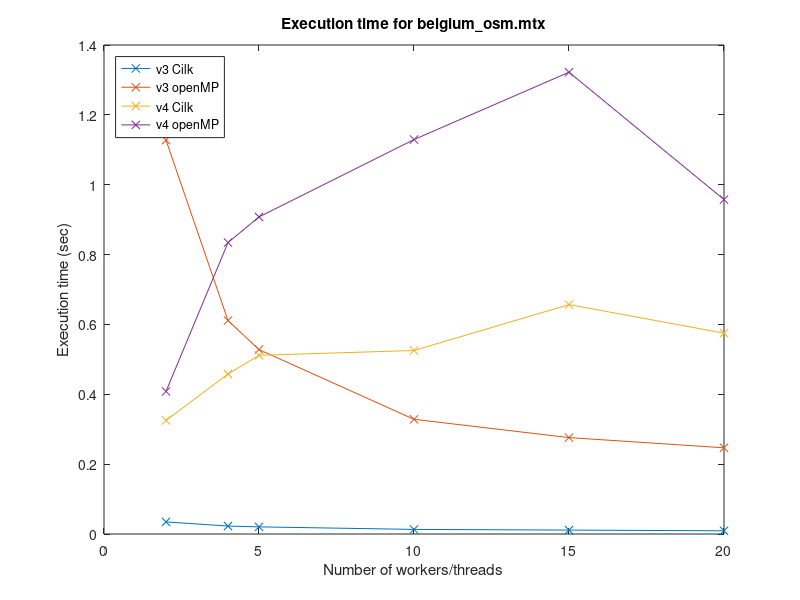
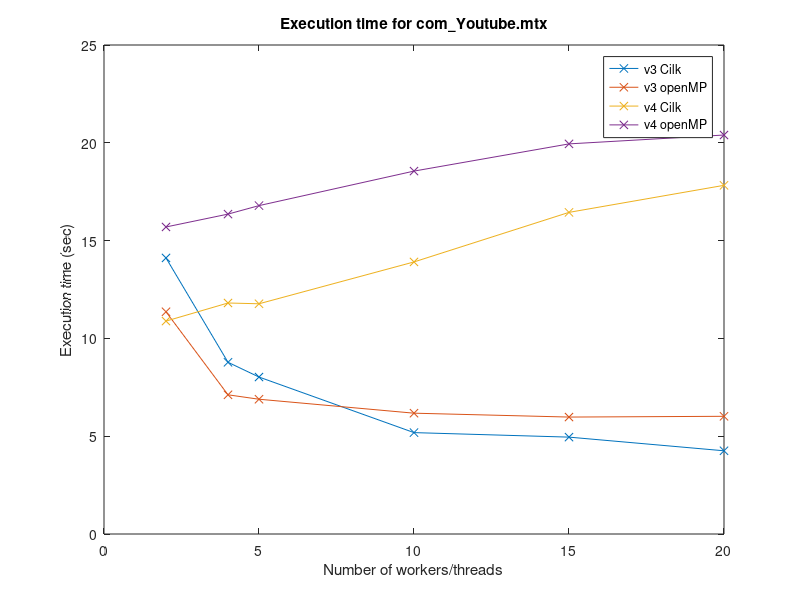
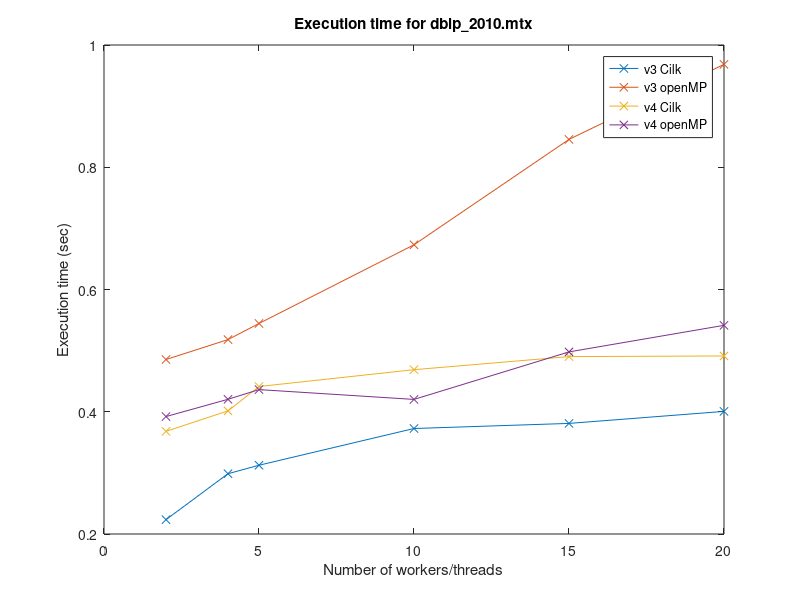
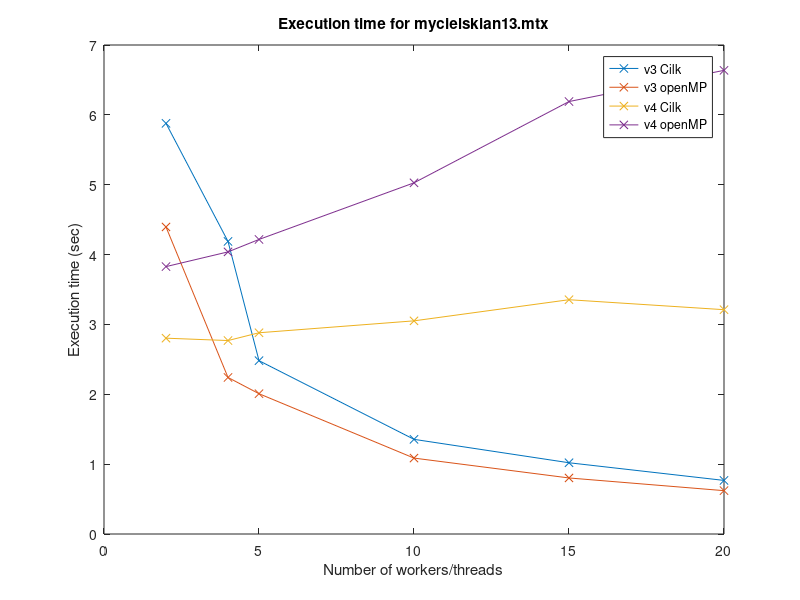

Write the MATLAB code that produced these figures, in order.
belgium_osm(1,:)  = [0.034666 0.022752 0.020443 0.01314 0.011199 0.009173 0.014224];
belgium_osm(2,:)  = [1.127658 0.61118 0.527908 0.328314 0.276032 0.246801 0.259111];
belgium_osm(3,:)  = [0.325235 0.45816 0.511548 0.525401 0.65676	0.575105 0.529546];
belgium_osm(4,:)  = [0.408234 0.834361 0.907804 1.129239 1.322111 0.957454 1.412737];
				
com_Youtube(1,:) = [14.114383 8.779148 8.024981 5.183534 4.952887 4.254761 4.98567];
com_Youtube(2,:) = [11.361568 7.116321 6.889981 6.176771 5.97861	6.017408 6.362033];
com_Youtube(3,:) = [10.885222 11.810333 11.770153 13.909444 16.443477 17.82571 19.507392];
com_Youtube(4,:) = [15.697133 16.354739 16.788621 18.553813 19.944654 20.39752 30.364081];
				
dblp_2010(1,:) = [0.223444 0.298646 0.312497 0.372597 0.380927 0.400591 0.402327];
dblp_2010(2,:) = [0.485463 0.518053 0.544418 0.673179 0.845523 0.968334 1.319437];
dblp_2010(3,:) = [0.367943 0.401437 0.441289 0.468826 0.490228 0.49128 0.503244];
dblp_2010(4,:) = [0.392149 0.420376 0.43624 0.420185 0.497917	0.541389 0.566438];
				
mycielskian13(1,:) = [5.878607 4.18836 2.4813 1.355077 1.019938 0.767201 0.770393];
mycielskian13(2,:) = [4.395219 2.2409 2.008297 1.086644 0.802314 0.620592 0.666034];
mycielskian13(3,:) = [2.803191 2.769288 2.880769 3.051306 3.353793 3.211121 3.278095];
mycielskian13(4,:) = [3.827866 4.038416 4.216509 5.027114 6.190566 6.63717 4.121751];
				
NACA0015(1,:) = [0.459631 0.529403 0.53389 0.635606 0.65949 0.67474 0.57717];
NACA0015(2,:) = [0.9989	0.742436 0.871536 1.165466 1.468721 1.697627 1.796968];
NACA0015(3,:) = [1.143856 1.578928 1.525148 1.539863 1.709866 1.703061 1.711837];
NACA0015(4,:) = [1.035767 0.959249 1.154263 1.203759 1.524997 1.37541 1.549325];

n = [2 4 5 10 15 20];

close all;

figure;
for i = 1:4
    plot(n, belgium_osm(i,1:6), 'Marker', 'x');
    hold on;
end
legend('v3 Cilk', 'v3 openMP', 'v4 Cilk', 'v4 openMP', 'Location', 'northwest');
title('Execution time for belgium_osm.mtx', 'Interpreter', 'none');
xlabel('Number of workers/threads');
ylabel('Execution time (sec)');

figure;
for i = 1:4
    plot(n, com_Youtube(i,1:6), 'Marker', 'x');
    hold on;
end
legend('v3 Cilk', 'v3 openMP', 'v4 Cilk', 'v4 openMP', 'Location', 'best');
title('Execution time for com_Youtube.mtx', 'Interpreter', 'none');
xlabel('Number of workers/threads');
ylabel('Execution time (sec)');

figure;
for i = 1:4
    plot(n, dblp_2010(i,1:6), 'Marker', 'x');
    hold on;
end
legend('v3 Cilk', 'v3 openMP', 'v4 Cilk', 'v4 openMP', 'Location', 'best');
title('Execution time for dblp_2010.mtx', 'Interpreter', 'none');
xlabel('Number of workers/threads');
ylabel('Execution time (sec)');

figure;
for i = 1:4
    plot(n, mycielskian13(i,1:6), 'Marker', 'x');
    hold on;
end
legend('v3 Cilk', 'v3 openMP', 'v4 Cilk', 'v4 openMP', 'Location', 'best');
title('Execution time for mycielskian13.mtx', 'Interpreter', 'none');
xlabel('Number of workers/threads');
ylabel('Execution time (sec)');

figure;
for i = 1:4
    plot(n, NACA0015(i,1:6), 'Marker', 'x');
    hold on;
end
legend('v3 Cilk', 'v3 openMP', 'v4 Cilk', 'v4 openMP', 'Location', 'best');
title('Execution time for NACA0015.mtx', 'Interpreter', 'none');
xlabel('Number of workers/threads');
ylabel('Execution time (sec)');